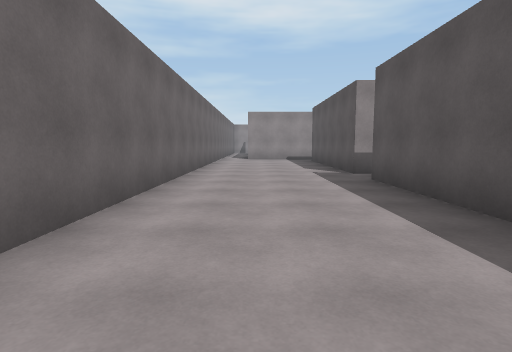
[1] (above)

16 first-person views from a walk through a Unity game level. The camera is 1.3 m above the floor, tilts 6° down and sees 80° across. The floor is counted in squares, 2 m on a side. Each view is taken from the middle of a square. On the plan, view 1 faces up. The plan holds only what a view shows up to about 10 squares ahead; the rest is blank. The place goes on beyond the plan. The player character is not drawn. Some animated figures are left out.

[2]
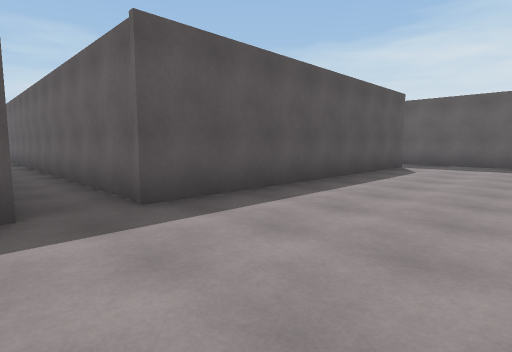

[3]
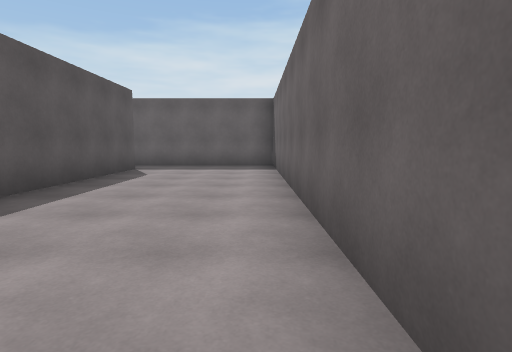

[4]
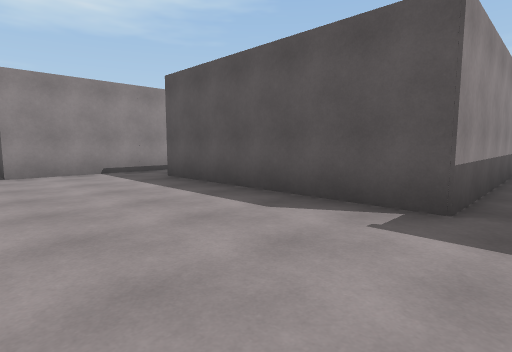

[5]
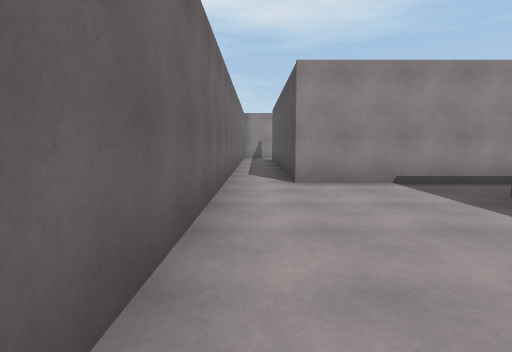

[6]
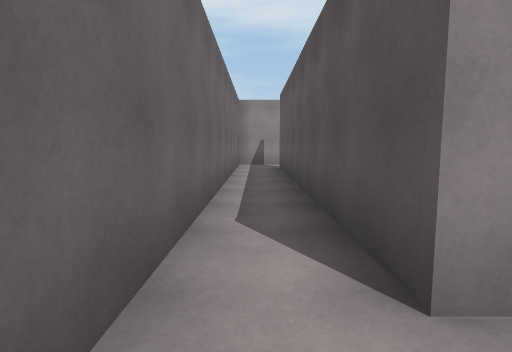

[7]
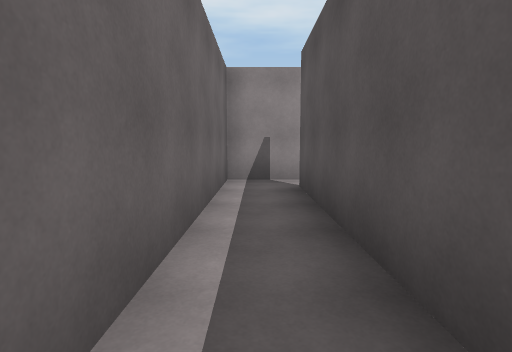

[8]
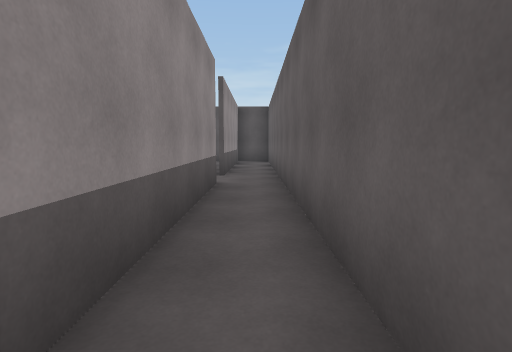

[9]
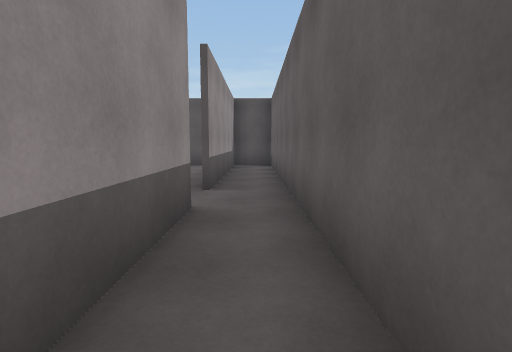

[10]
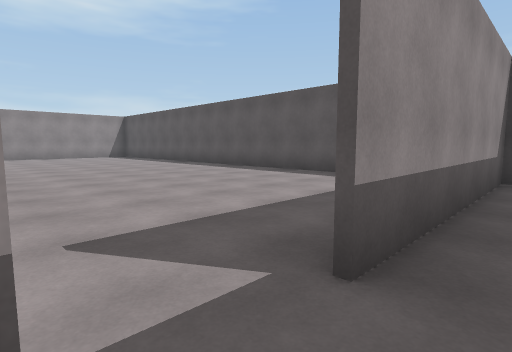

[11]
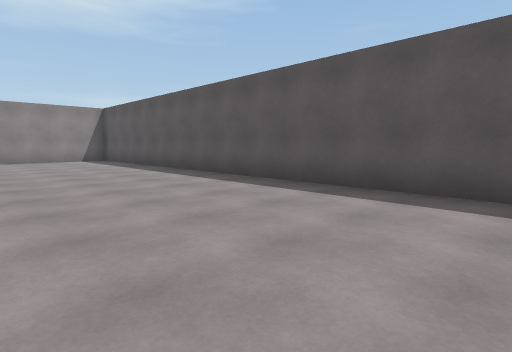

[12]
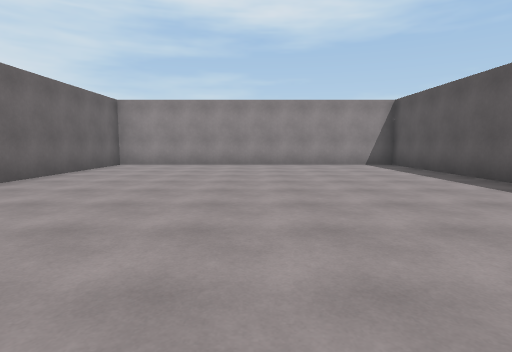

[13]
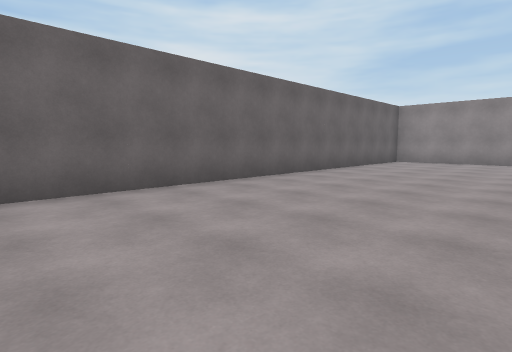

[14]
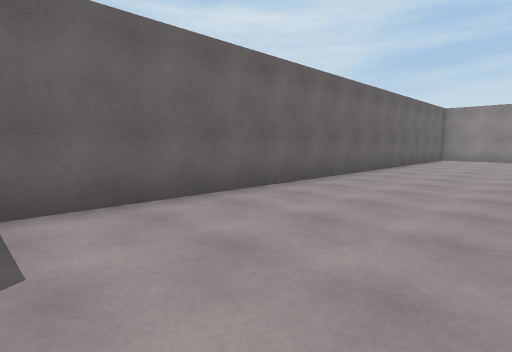

[15]
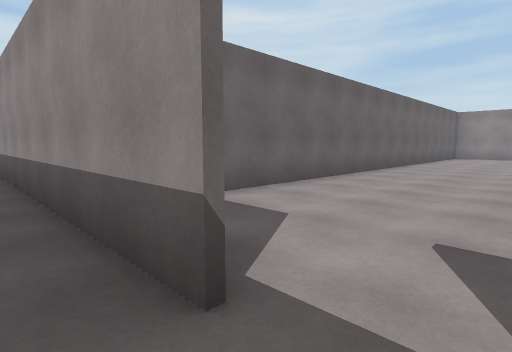

[16]
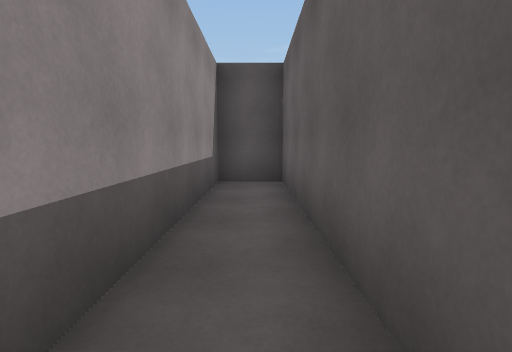

### Floor plan
Ten units are one square. View 1 is at (0, 0); x grows to the right and y downward. Boxes are objects, and circles mark ways between rooms. Rooms are numbered by the first view taken in them; rooms with no view inside come last. Other rooms are left out.
<svg viewBox="-21 -221 210 259">
<path fill="none" stroke="#000" d="M14 -131 -3 -131 -3 -208M21 20 21 -55 183 -55 183 -70M-16 33 28 33M121 -67 21 -67 21 -118M-1 -216 -15 -216 -15 29M184 -67 132 -67M183 -70 183 -216 97 -216 97 -82"/>
<circle cx="130" cy="-70" r="3" fill="#2a7"/>
<text x="20" y="-60">1</text>
<text x="140" y="-140">2</text>
</svg>
Room 1 opens to room 2.

Where each view was taken, in squares from view 1:
view 1: 0 up, 0 right, facing up
view 2: 7 up, 1 left, facing down-right
view 3: 6 up, 1 left, facing down
view 4: 6 up, 1 left, facing up-right
view 5: 8 up, 1 left, facing up
view 6: 12 up, 1 left, facing up
view 7: 16 up, 1 left, facing up
view 8: 6 up, 7 right, facing right
view 9: 6 up, 9 right, facing right
view 10: 6 up, 12 right, facing up-right
view 11: 9 up, 14 right, facing up-right
view 12: 12 up, 14 right, facing up
view 13: 10 up, 14 right, facing up-left
view 14: 8 up, 13 right, facing up-left
view 15: 6 up, 13 right, facing up-left
view 16: 6 up, 13 right, facing right
